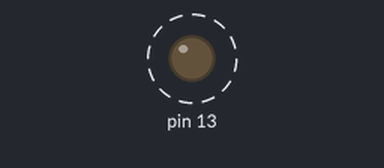
Bench run of a sketch on a simulated Arduino Uno, built with avr-gcc and run on an emulated ATmega328P. Parts: output pins drawn as LEDs (lit = HIGH). Dashed ring = blinking. What the sketch prints to the serial monitor is not drawn.

Above: at 0.2 s.
Timing chart, 0 to 3.0 s (numbered marks = the images above):
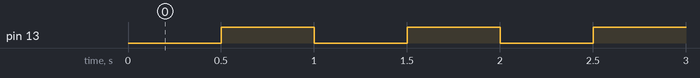

Measured:
- by itself, pin 13: alternates HIGH for 0.50 s and LOW for 0.50 s

The sketch:

mrzhongduan.ino
```cpp
#include <MsTimer2.h>               //定时器库的 头文件

void flash()                        //中断处理函数，改变灯的状态
{
  static boolean output = HIGH;
  digitalWrite(13, output);
  output = !output;
}

void setup()
{
  Serial.begin(9600);
  pinMode(13, OUTPUT);

  MsTimer2::set(500, flash);        // 中断设置函数，每 500ms 进入一次中断
  MsTimer2::start();                //开始计时
}

void loop()
{
Serial.println("hello");
}
```
